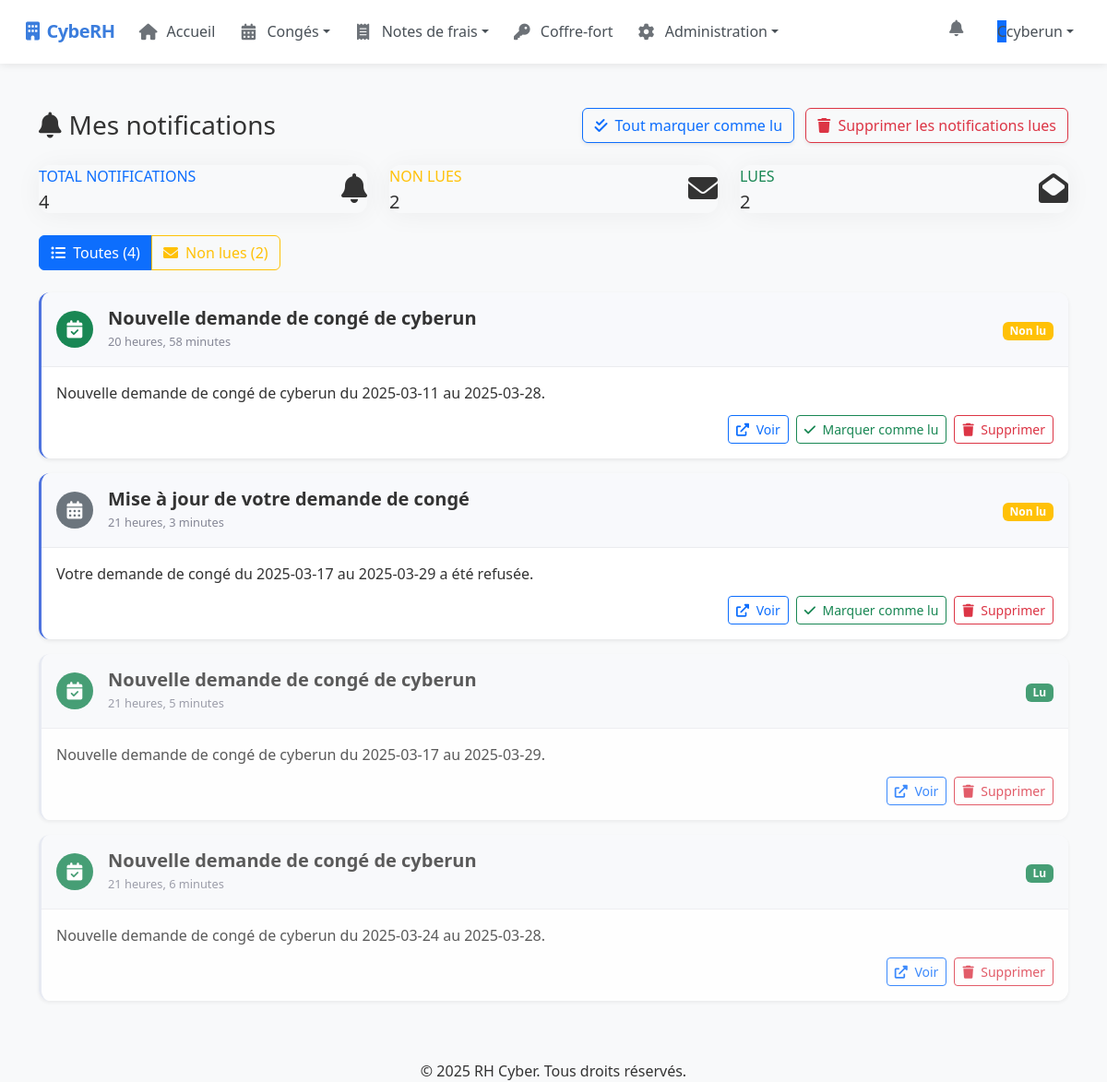
The page /notifications/ (signed in) on the database as committed earlier.
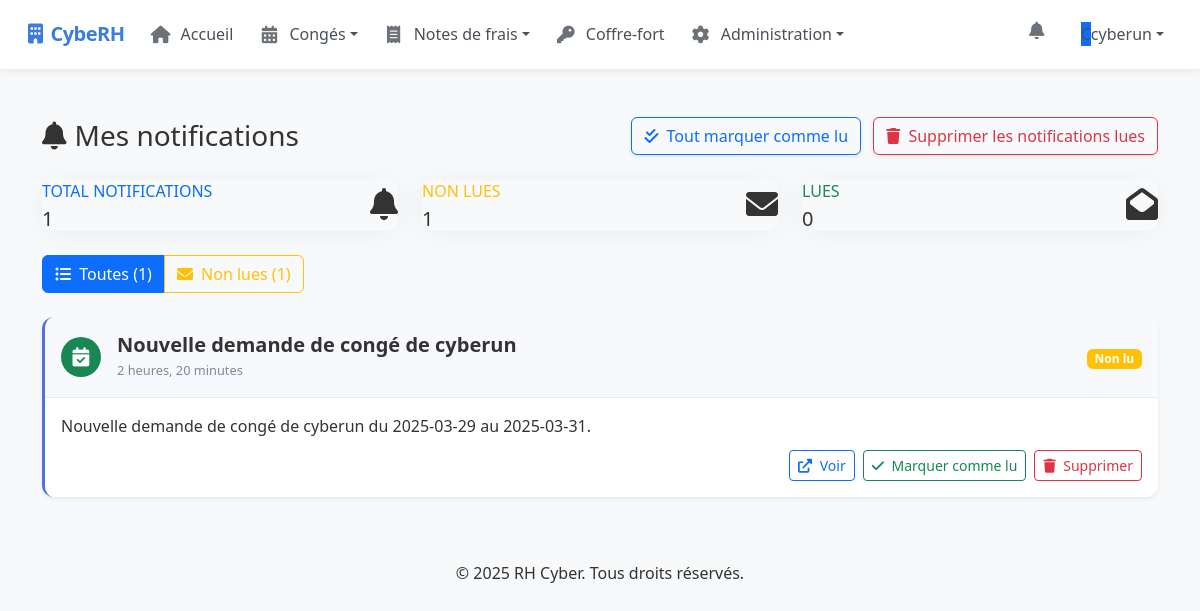
The same page on the database as committed later.
### rh_management/models.py (models this page shows, shortened)
class Notification(models.Model):
    NOTIFICATION_TYPES = (
        ('leave', 'Congé'),
        ('expense', 'Note de frais'),
        ('km_expense', 'Frais kilométrique'),
        ('system', 'Système'),
        ('password', 'Mot de passe partagé'),
        ('profile', 'Profil')
    )
    user = models.ForeignKey(User, on_delete=models.CASCADE, related_name='notifications')
    title = models.CharField(max_length=255)
    message = models.TextField()
    notification_type = models.CharField(max_length=20, choices=NOTIFICATION_TYPES, default='system')
    object_id = models.IntegerField(null=True, blank=True)  # ID de l'objet concerné (congé, note de frais, etc.)
    read = models.BooleanField(default=False)
    created_at = models.DateTimeField(auto_now_add=True)
    icon = models.CharField(max_length=50, default='fa-bell')  # Classe d'icône Font Awesome
    color = models.CharField(max_length=20, default='primary')  # Classe de couleur Bootstrap
    url = models.CharField(max_length=255, blank=True, null=True)  # URL associée à la notification
    class Meta:
        ordering = ['-created_at']

### rh_management/views/notification_views.py (the view)
# urls.py: path("notifications/", notifications_view, name="notifications"),
@login_required
def notifications_view(request):
    return notifications_page(request)

### rh_management/views/notification_views.py (called while the page is built)
@login_required
def notifications_page(request):
    filter_type = request.GET.get('filter', 'all')
    if filter_type == 'unread':
        notifications = Notification.objects.filter(
            user=request.user,
            read=False
        ).order_by('-created_at')
    else:  # 'all' par défaut
        notifications = Notification.objects.filter(
            user=request.user
        ).order_by('-created_at')
    all_notifications = Notification.objects.filter(user=request.user)
    stats = {
        'total': all_notifications.count(),
        'unread': all_notifications.filter(read=False).count(),
        'read': all_notifications.filter(read=True).count()
    }
    context = {
        'notifications': notifications,
        'current_filter': filter_type,
        'stats': stats
    }
    return render(request, 'rh_management/notifications.html', context)

### templates/rh_management/notifications.html (shortened to what this page needs)
{% extends "base.html" %}
{% block content %}
<div class="container py-4">
    <div class="d-sm-flex align-items-center justify-content-between mb-4">
        <h1 class="h3 mb-0 text-gray-800">
            <i class="fas fa-bell me-2"></i>Mes notifications
        </h1>
        <div>
            <button id="markAllAsReadBtn" class="btn btn-outline-primary shadow-sm me-2">
                <i class="fas fa-check-double me-1"></i> Tout marquer comme lu
            </button>
            <button id="deleteAllReadBtn" class="btn btn-outline-danger shadow-sm">
                <i class="fas fa-trash me-1"></i> Supprimer les notifications lues
            </button>
        </div>
    </div>
    <div class="row mb-4">
        <div class="col-lg-4">
            <div class="stats-card">
                <div class="card-body">
                    <div class="row no-gutters align-items-center">
                        <div class="col mr-2">
                            <div class="text-xs font-weight-bold text-primary text-uppercase mb-1">
                                Total notifications
                            </div>
                            <div class="h5 mb-0 font-weight-bold text-gray-800">{{ stats.total }}</div>
                        </div>
                        <div class="col-auto">
                            <i class="fas fa-bell fa-2x text-gray-300"></i>
                        </div>
                    </div>
                </div>
            </div>
        </div>
        <div class="col-lg-4">
            <div class="stats-card">
                <div class="card-body">
                    <div class="row no-gutters align-items-center">
                        <div class="col mr-2">
                            <div class="text-xs font-weight-bold text-warning text-uppercase mb-1">
                                Non lues
                            </div>
                            <div class="h5 mb-0 font-weight-bold text-gray-800">{{ stats.unread }}</div>
                        </div>
                        <div class="col-auto">
                            <i class="fas fa-envelope fa-2x text-gray-300"></i>
                        </div>
                    </div>
                </div>
            </div>
        </div>
        <div class="col-lg-4">
            <div class="stats-card">
                <div class="card-body">
                    <div class="row no-gutters align-items-center">
                        <div class="col mr-2">
                            <div class="text-xs font-weight-bold text-success text-uppercase mb-1">
                                Lues
                            </div>
                            <div class="h5 mb-0 font-weight-bold text-gray-800">{{ stats.read }}</div>
                        </div>
                        <div class="col-auto">
                            <i class="fas fa-envelope-open fa-2x text-gray-300"></i>
                        </div>
                    </div>
                </div>
            </div>
        </div>
    </div>
    <div class="mb-4">
        <div class="btn-group" role="group" aria-label="Filtres de notifications">
            <a href="{% url 'notifications_page' %}" class="btn {% if current_filter == 'all' %}btn-primary{% else %}btn-outline-primary{% endif %}">
                <i class="fas fa-list-ul me-1"></i> Toutes ({{ stats.total }})
            </a>
            <a href="{% url 'notifications_page' %}?filter=unread" class="btn {% if current_filter == 'unread' %}btn-warning{% else %}btn-outline-warning{% endif %}">
                <i class="fas fa-envelope me-1"></i> Non lues ({{ stats.unread }})
            </a>
        </div>
    </div>
    {% if notifications %}
        <div class="notifications-list fade-in">
            {% for notification in notifications %}
                <div class="notification-card {% if notification.read %}notification-read{% else %}notification-unread{% endif %} shadow-sm" id="notification-{{ notification.id }}">
                    <div class="notification-header">
                        <div class="d-flex align-items-center">
                            <div class="notification-icon
                                {% if notification.icon == 'fa-calendar-check' %}bg-success text-white
                                {% elif notification.icon == 'fa-calendar-times' %}bg-danger text-white
                                {% elif notification.icon == 'fa-route' %}bg-primary text-white
                                {% elif notification.icon == 'fa-receipt' %}bg-info text-white
                                {% else %}bg-secondary text-white{% endif %}">
                                <i class="fas {{ notification.icon|default:'fa-bell' }}"></i>
                            </div>
                            <div>
                                <h5 class="notification-title">{{ notification.title }}</h5>
                                <span class="notification-time">{{ notification.created_at|timesince }}</span>
                            </div>
                        </div>
                        <div>
                            {% if notification.read %}
                                <span class="badge bg-success">Lu</span>
                            {% else %}
                                <span class="badge bg-warning">Non lu</span>
                            {% endif %}
                        </div>
                    </div>
                    <div class="notification-body">
                        <p class="notification-message">{{ notification.message }}</p>
                        <div class="notification-actions">
                            {% if notification.url %}
                                <a href="{{ notification.url }}" class="btn btn-sm btn-outline-primary">
                                    <i class="fas fa-external-link-alt me-1"></i> Voir
                                </a>
                            {% endif %}
                            {% if not notification.read %}
                                <button class="btn btn-sm btn-outline-success mark-read" data-id="{{ notification.id }}">
                                    <i class="fas fa-check me-1"></i> Marquer comme lu
                                </button>
                            {% endif %}
                            <button class="btn btn-sm btn-outline-danger delete-notification" data-id="{{ notification.id }}">
                                <i class="fas fa-trash me-1"></i> Supprimer
                            </button>
                        </div>
                    </div>
                </div>
            {% endfor %}
        </div>
    {% endif %}
</div>
{% endblock %}

### templates/base.html (shortened to what this page needs)
{% load static %}
<!DOCTYPE html>
<html lang="fr">
<head>
    <link href="https://cdn.jsdelivr.net/npm/bootstrap@5.3.0-alpha1/dist/css/bootstrap.min.css" rel="stylesheet">
    <link rel="stylesheet" href="https://cdnjs.cloudflare.com/ajax/libs/font-awesome/6.0.0/css/all.min.css">
</head>
<body>
<nav class="navbar navbar-expand-lg sticky-top">
    <div class="container-fluid">
        <a class="navbar-brand d-flex align-items-center" href="/">
            <span><i class="fas fa-building me-2"></i>CybeRH</span>
        </a>
        <div class="collapse navbar-collapse" id="mainNavbar">
            <ul class="navbar-nav me-auto mb-2 mb-lg-0">
                <li class="nav-item">
                    <a class="nav-link {% if request.path == '/dashboard/' %}active{% endif %}" href="{% url 'dashboard' %}">
                        <i class="fas fa-home"></i> Accueil
                    </a>
                </li>
                <li class="nav-item dropdown">
                    <a class="nav-link dropdown-toggle {% if '/leave' in request.path %}active{% endif %}" href="#" data-bs-toggle="dropdown">
                        <i class="fas fa-calendar-alt"></i> Congés
                    </a>
                </li>
                <li class="nav-item dropdown">
                    <a class="nav-link dropdown-toggle {% if '/expense' in request.path or '/kilometric' in request.path %}active{% endif %}" href="#" data-bs-toggle="dropdown">
                        <i class="fas fa-receipt"></i> Notes de frais
                    </a>
                </li>
                <li class="nav-item">
                    <a class="nav-link {% if 'password' in request.path %}active{% endif %}" href="/passwords/">
                        <i class="fas fa-key"></i> Coffre-fort
                    </a>
                </li>
                {% if request.user.is_superuser %}
                <li class="nav-item dropdown">
                    <a class="nav-link dropdown-toggle {% if '/admin/' in request.path or '/manage-users/' in request.path %}active{% endif %}" href="#" data-bs-toggle="dropdown">
                        <i class="fas fa-cog"></i> Administration
                    </a>
                </li>
                {% endif %}
            </ul>
            <ul class="navbar-nav">
                <li class="nav-item dropdown">
                    <a class="nav-link position-relative" href="#" data-bs-toggle="dropdown" id="notificationsDropdown" title="Notifications">
                        <i class="fas fa-bell"></i>
                    </a>
                </li>
                <li class="nav-item dropdown user-menu">
                    <a class="nav-link dropdown-toggle d-flex align-items-center" href="#" data-bs-toggle="dropdown" title="Mon compte">
                        {% if request.user.userprofile.profile_picture %}
                            <img src="{{ request.user.userprofile.profile_picture.url }}"
                                 alt="Photo de profil"
                                 class="rounded-circle me-2"
                                 style="width: 36px; height: 36px; object-fit: cover; border: 2px solid #fff; box-shadow: 0 2px 4px rgba(0,0,0,0.1);">
                        {% else %}
                            <div class="user-avatar bg-primary">
                                {{ request.user.username|first|upper }}
                            </div>
                        {% endif %}
                        <span class="d-none d-md-inline">{{ request.user.get_full_name|default:request.user.username }}</span>
                    </a>
                </li>
            </ul>
        </div>
    </div>
</nav>
<main class="main-container">
    {% block content %}{% endblock %}
</main>
<footer class="footer text-center">
    <div class="container">
        <span>&copy; 2025 RH Cyber. Tous droits réservés.</span>
    </div>
</footer>
</body>
</html>

### templates/base.html (style rules this page uses)
body { background-color: #f8f9fa; color: #333; font-family: system-ui, -apple-system, "Segoe UI", Roboto, sans-serif; }
.navbar { background-color: #fff; box-shadow: 0 2px 8px rgba(0,0,0,0.08); padding: 0.6rem 1rem; }
.navbar-brand { font-weight: 600; color: #3b7ddd; transition: color 0.2s; font-size: 1.25rem; letter-spacing: -0.5px; }
.nav-link { color: #495057; padding: 0.8rem 1rem; position: relative; transition: all 0.2s ease; border-radius: 6px; font-weight: 500; display: flex; align-items: center; }
.nav-link i { font-size: 1.1rem; width: 24px; text-align: center; margin-right: 8px; opacity: 0.8; }
.navbar-nav > li:not(:last-child) { margin-right: 0.5rem; }
.main-container { padding: 1.5rem; max-width: 1600px; margin: 0 auto; }

### templates/rh_management/notifications.html (style rules this page uses)
.notification-card { margin-bottom: 1rem; transition: all 0.2s ease; border-radius: 0.75rem; overflow: hidden; }
.notification-header { display: flex; justify-content: space-between; align-items: center; padding: 1rem; background-color: #f8f9fc; border-bottom: 1px solid rgba(0, 0, 0, 0.05); }
.notification-title { font-weight: 600; margin: 0; }
.notification-time { font-size: 0.8rem; color: #858796; }
.notification-body { padding: 1rem; background-color: #fff; }
.notification-message { margin-bottom: 0.75rem; }
.notification-actions { display: flex; justify-content: flex-end; gap: 0.5rem; }
.notification-icon { width: 40px; height: 40px; border-radius: 50%; display: flex; align-items: center; justify-content: center; margin-right: 1rem; font-size: 1.2rem; }
.notification-unread { border-left: 3px solid #4e73df; }
.stats-card { border-radius: 0.75rem; box-shadow: 0 0.15rem 1.75rem rgba(0, 0, 0, 0.05); transition: all 0.3s ease; height: 100%; }
.fade-in { animation: fadeIn 0.4s ease-in-out forwards; }

Rows that differ between the two databases and show on the page:
removed Notification: title "Nouvelle demande de congé de cyberun", created_at "20 heures, 58 minutes", read "Non lu", message "Nouvelle demande de congé de cyberun du 2025-03-11 au 2025-03-28."
removed Notification: title "Mise à jour de votre demande de congé", created_at "21 heures, 3 minutes", read "Non lu", message "Votre demande de congé du 2025-03-17 au 2025-03-29 a été refusée.", icon "fa-calendar-alt" (drawn)
removed Notification: title "Nouvelle demande de congé de cyberun", created_at "21 heures, 5 minutes", read "Lu", message "Nouvelle demande de congé de cyberun du 2025-03-17 au 2025-03-29."
changed Notification "Nouvelle demande de congé de cyberun": created_at "21 heures, 6 minutes" → "2 heures, 20 minutes"; message "Nouvelle demande de congé de cyberun du 2025-03-24 au 2025-03-28." → "Nouvelle demande de congé de cyberun du 2025-03-29 au 2025-03-31."; read "Lu" → "Non lu Marquer comme lu"
Other text that changed with them:
{{ stats.total }}: "4" → "1"
{{ stats.unread }}: "2" → "1"
{{ stats.read }}: "2" → "0"
